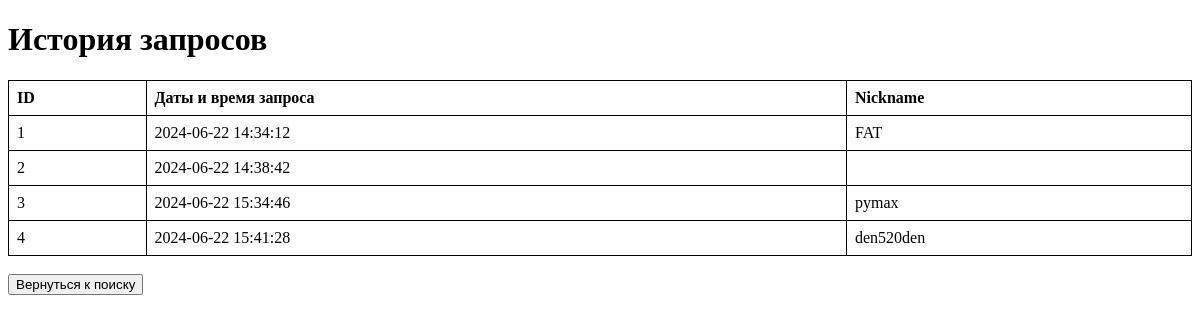
Before: /history with the older database file.
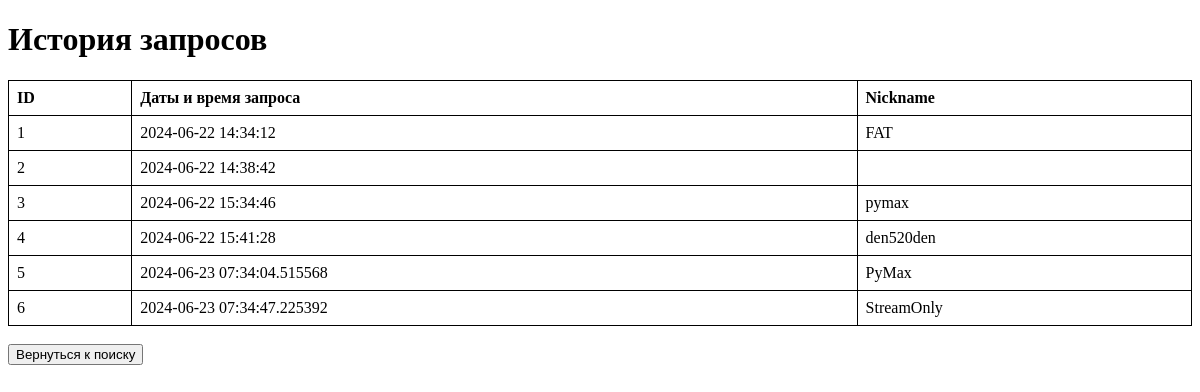
After: the same page with the newer database file.
### app/models.py (models this page shows)
class History(Base):
    __tablename__ = "history"
    request_id = Column(Integer, primary_key=True)
    nickname = Column(String)
    request_date = Column(String)
    user_id = Column(Integer, ForeignKey("users.id"))
    user = relationship("User", back_populates="history")

### app/main.py (the view)
@app.get("/history")
async def get_history(request: Request, db: Session = Depends(get_db)):
    history_records = get_history_data(db)
    return templates.TemplateResponse("history.html", {"request": request, "history_records": history_records})

### app/main.py (called while the page is built)
def get_db():
    db = SessionLocal()
    try:
        yield db
    finally:
        db.close()

def get_history_data(db:Session):
    return db.query(models.History).all()

### app/templates/history.html (shortened to what this page needs)
<!DOCTYPE html>
<html>
<head>
</head>
<body>
    <h1>История запросов</h1>
    <table>
        <tr>
            <th>ID</th>
            <th>Даты и время запроса</th>
            <th>Nickname</th>
        </tr>
        {% for record in history_records %}
        <tr>
            <td>{{ record.request_id }}</td>
            <td>{{ record.request_date }}</td>
            <td>{{ record.nickname }}</td>
        </tr>
        {% endfor %}
    </table>
    <br>
    <button onclick="backToSearch()">Вернуться к поиску</button>
</body>
</html>

### app/templates/history.html (style rules this page uses)
table { border-collapse: collapse; width: 100%; }
th, td { border: 1px solid black; padding: 8px; text-align: left; }

Changed rows visible on the page:
added History: request_id "5", request_date "2024-06-23 07:34:04.515568", nickname "PyMax"
added History: request_id "6", request_date "2024-06-23 07:34:47.225392", nickname "StreamOnly"
